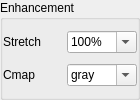
                   <widget class="QGroupBox" name="groupBox_3">
                    <property name="enabled">
                     <bool>true</bool>
                    </property>
                    <property name="sizePolicy">
                     <sizepolicy hsizetype="Fixed" vsizetype="Fixed">
                      <horstretch>0</horstretch>
                      <verstretch>0</verstretch>
                     </sizepolicy>
                    </property>
                    <property name="maximumSize">
                     <size>
                      <width>140</width>
                      <height>16777215</height>
                     </size>
                    </property>
                    <property name="title">
                     <string>Enhancement</string>
                    </property>
                    <layout class="QGridLayout" name="gridLayout_10">
                     <property name="leftMargin">
                      <number>0</number>
                     </property>
                     <property name="topMargin">
                      <number>0</number>
                     </property>
                     <property name="rightMargin">
                      <number>0</number>
                     </property>
                     <property name="bottomMargin">
                      <number>0</number>
                     </property>
                     <property name="spacing">
                      <number>0</number>
                     </property>
                     <item row="1" column="1">
                      <widget class="QComboBox" name="tab_map_combo_box_background_cmap">
                       <property name="sizePolicy">
                        <sizepolicy hsizetype="Fixed" vsizetype="Fixed">
                         <horstretch>0</horstretch>
                         <verstretch>0</verstretch>
                        </sizepolicy>
                       </property>
                       <property name="maximumSize">
                        <size>
                         <width>70</width>
                         <height>16777215</height>
                        </size>
                       </property>
                       <property name="toolTip">
                        <string>Background colormap</string>
                       </property>
                       <property name="toolTipDuration">
                        <number>3000</number>
                       </property>
                       <property name="editable">
                        <bool>true</bool>
                       </property>
                       <item>
                        <property name="text">
                         <string>gray</string>
                        </property>
                       </item>
                       <item>
                        <property name="text">
                         <string>gray_r</string>
                        </property>
                       </item>
                       <item>
                        <property name="text">
                         <string>cividis</string>
                        </property>
                       </item>
                       <item>
                        <property name="text">
                         <string>viridis</string>
                        </property>
                       </item>
                       <item>
                        <property name="text">
                         <string>Spectral</string>
                        </property>
                       </item>
                      </widget>
                     </item>
                     <item row="0" column="1">
                      <widget class="QComboBox" name="tab_map_combo_box_strech">
                       <property name="sizePolicy">
                        <sizepolicy hsizetype="Fixed" vsizetype="Fixed">
                         <horstretch>0</horstretch>
                         <verstretch>0</verstretch>
                        </sizepolicy>
                       </property>
                       <property name="maximumSize">
                        <size>
                         <width>70</width>
                         <height>16777215</height>
                        </size>
                       </property>
                       <property name="editable">
                        <bool>true</bool>
                       </property>
                       <item>
                        <property name="text">
                         <string>100%</string>
                        </property>
                       </item>
                       <item>
                        <property name="text">
                         <string>95%</string>
                        </property>
                       </item>
                       <item>
                        <property name="text">
                         <string>90%</string>
                        </property>
                       </item>
                       <item>
                        <property name="text">
                         <string>1std</string>
                        </property>
                       </item>
                       <item>
                        <property name="text">
                         <string>1.5std</string>
                        </property>
                       </item>
                       <item>
                        <property name="text">
                         <string>2std</string>
                        </property>
                       </item>
                      </widget>
                     </item>
                     <item row="0" column="0">
                      <widget class="QLabel" name="label_3">
                       <property name="text">
                        <string>Stretch</string>
                       </property>
                      </widget>
                     </item>
                     <item row="1" column="0">
                      <widget class="QLabel" name="label_4">
                       <property name="text">
                        <string>Cmap</string>
                       </property>
                      </widget>
                     </item>
                    </layout>
                   </widget>
